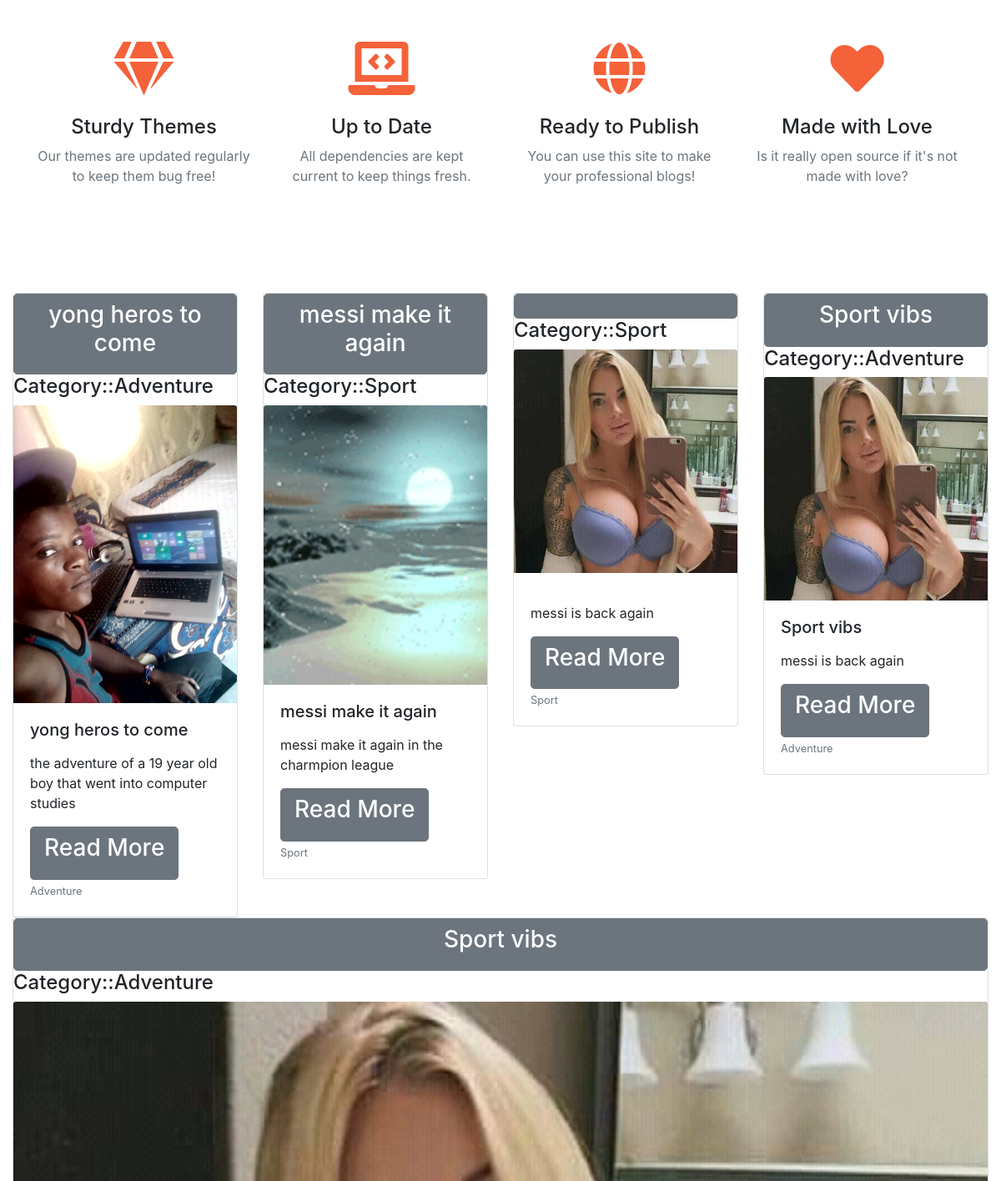
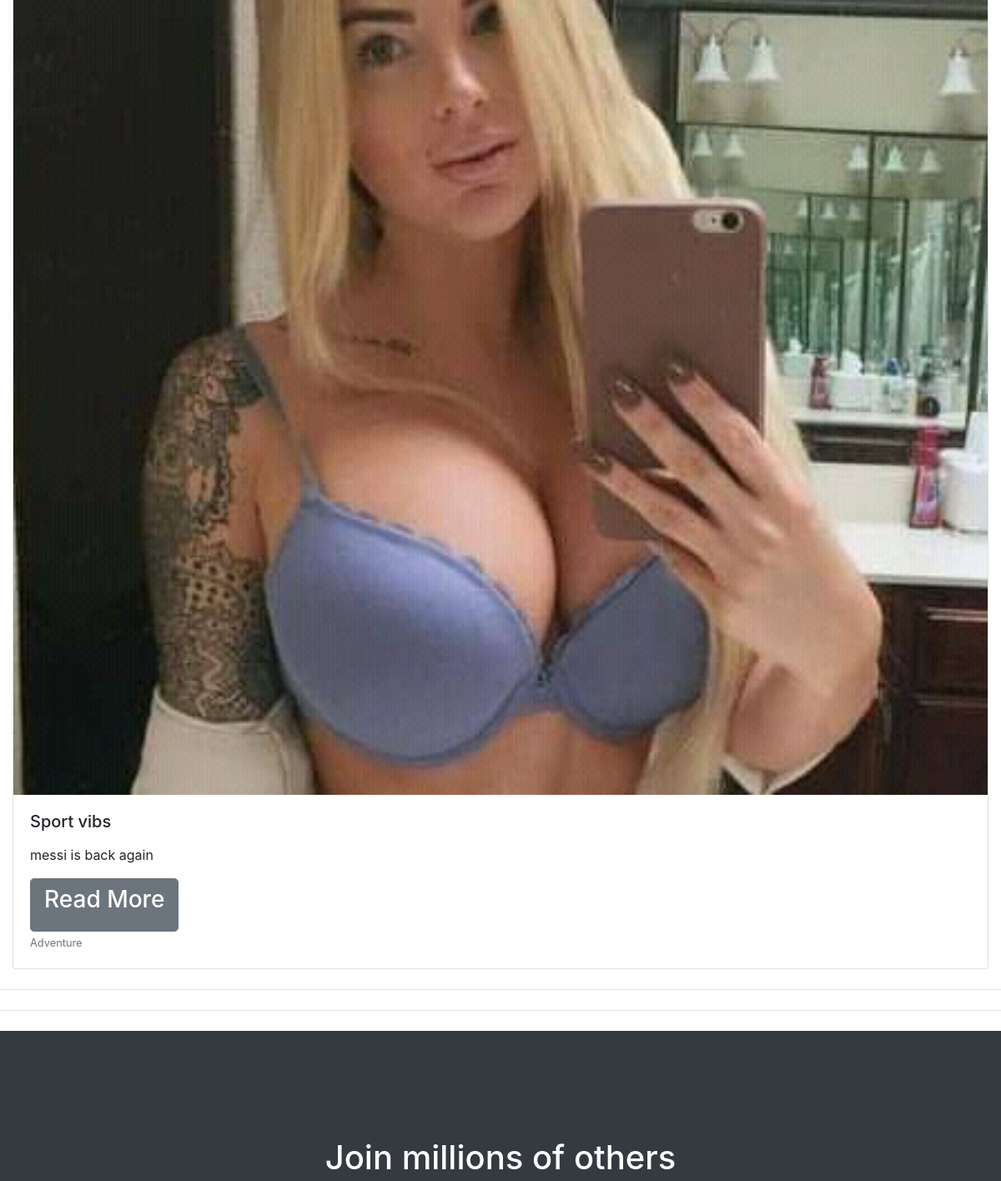
The app's page / (middle part), older data (2 pictures, top to bottom).
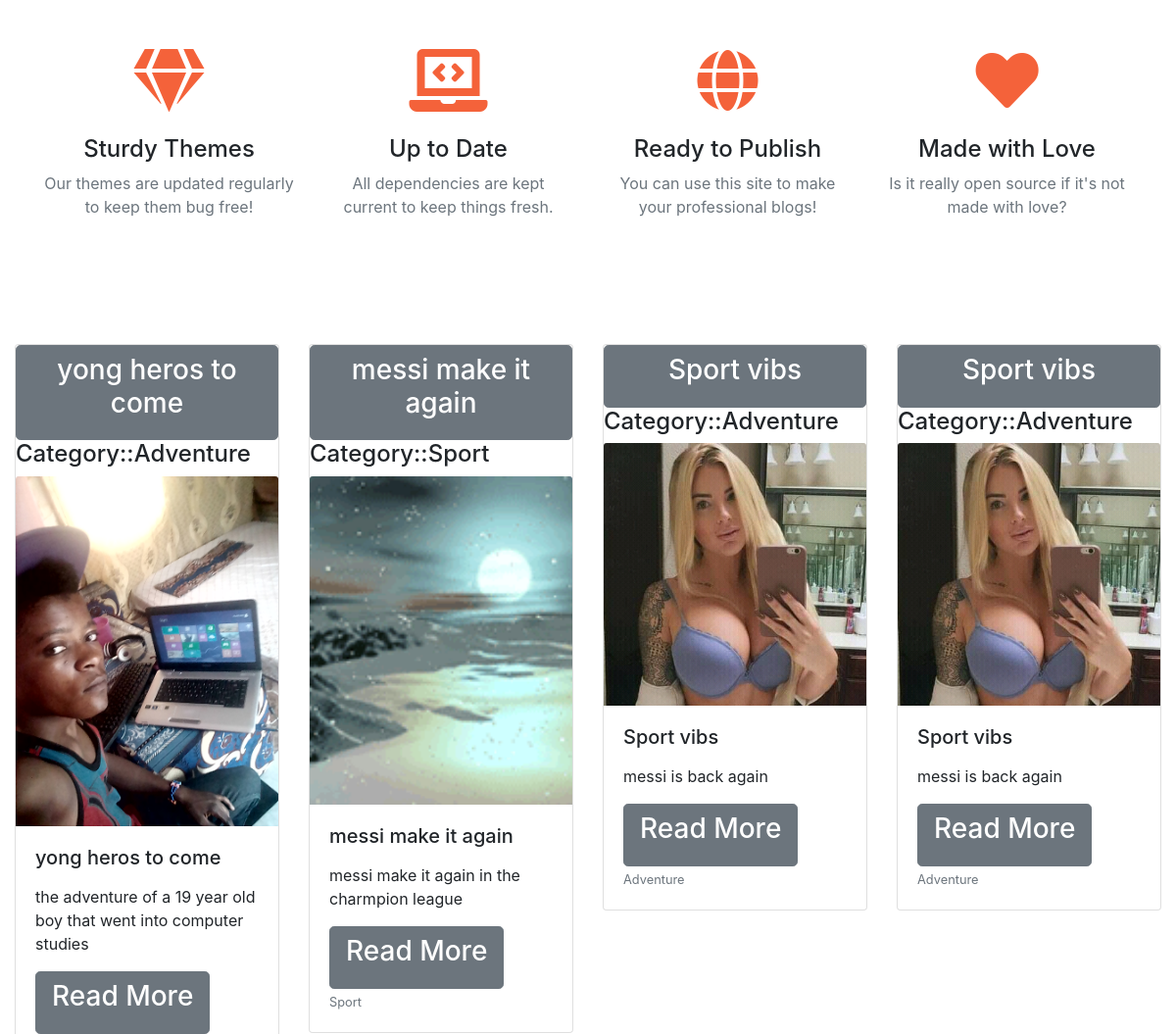
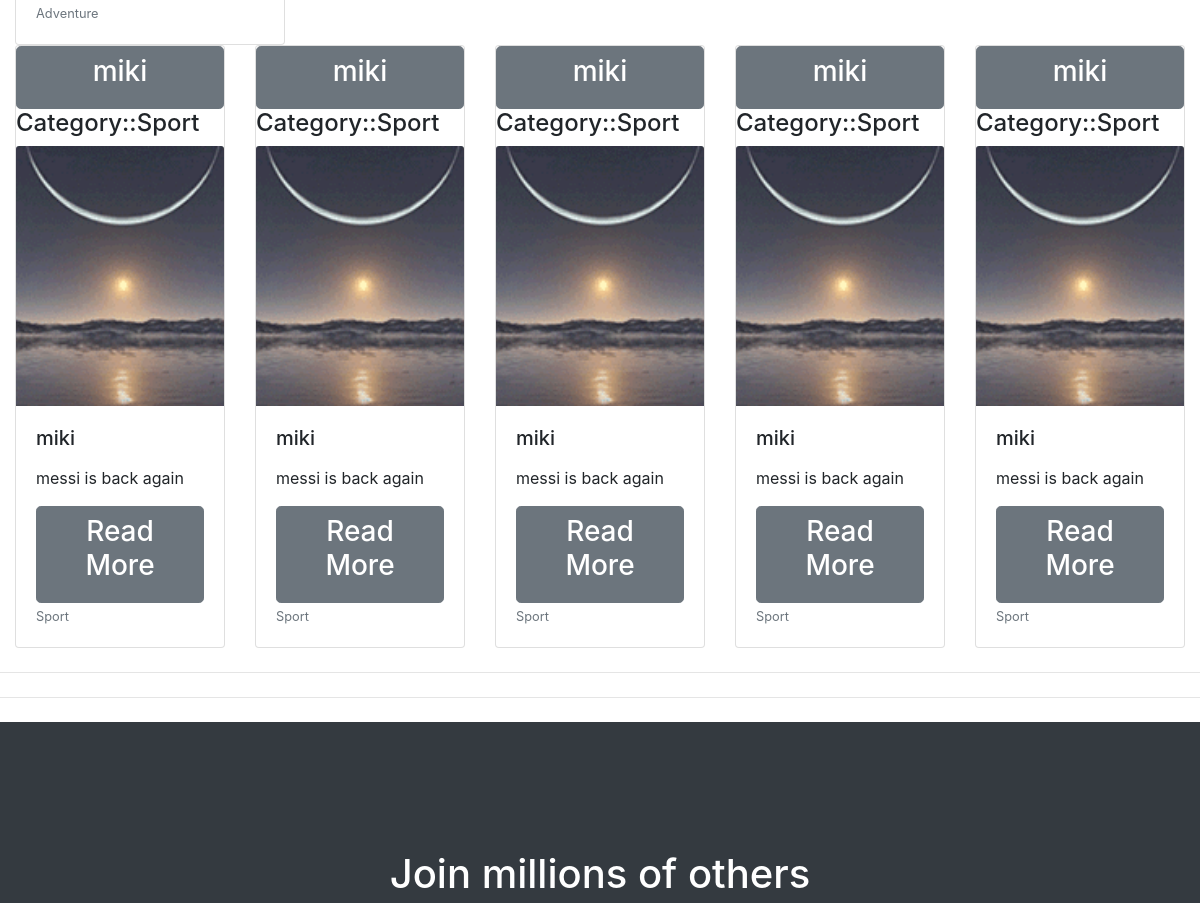
The same page, newer data (2 pictures, top to bottom).
### blog/models.py (models this page shows, shortened)
class Article(models.Model):
    reporter=models.CharField(max_length=100)
    category=models.CharField(max_length=100)
    title=models.CharField(max_length=45)
    headline=models.TextField()
    image=models.ImageField(upload_to='images')
    content=models.TextField()
    date_pub=models.DateTimeField(auto_now_add=True)

### blog/views.py (the view)
# urls.py: path('',views.home,name='home'),
def home(request):
    article=Article.objects.all()
    return render(request,'index.html',{'article':article})

### blog/templates/index.html (shortened to what this page needs)
 {% load static %}
<!DOCTYPE html>
<html lang="en">
<head>
  <link href="{% static 'vendor/fontawesome-free/css/all.min.css' %}" rel="stylesheet" type="text/css">
  <link href="{% static 'vendor/magnific-popup/magnific-popup.css' %}" rel="stylesheet">
  <link href="{% static 'css/creative.min.css' %}" rel="stylesheet">
</head>
<body id="page-top">
  <section class="page-section " id="services" >
    <div class="container">
      <div class="row">
        <div class="col-lg-3 col-md-6 text-center">
          <div class="mt-5">
            <i class="fas fa-4x fa-gem text-primary mb-4"></i>
            <h3 class="h4 mb-2">Sturdy Themes</h3>
            <p class="text-muted mb-0">Our themes are updated regularly to keep them bug free!</p>
          </div>
        </div>
        <div class="col-lg-3 col-md-6 text-center">
          <div class="mt-5">
            <i class="fas fa-4x fa-laptop-code text-primary mb-4"></i>
            <h3 class="h4 mb-2">Up to Date</h3>
            <p class="text-muted mb-0">All dependencies are kept current to keep things fresh.</p>
          </div>
        </div>
        <div class="col-lg-3 col-md-6 text-center">
          <div class="mt-5">
            <i class="fas fa-4x fa-globe text-primary mb-4"></i>
            <h3 class="h4 mb-2">Ready to Publish</h3>
            <p class="text-muted mb-0">You can use this site to make your professional blogs!</p>
          </div>
        </div>
        <div class="col-lg-3 col-md-6 text-center">
          <div class="mt-5">
            <i class="fas fa-4x fa-heart text-primary mb-4"></i>
            <h3 class="h4 mb-2">Made with Love</h3>
            <p class="text-muted mb-0">Is it really open source if it's not made with love?</p>
          </div>
        </div>
      </div>
    </div>
  </section>
<div class="container-fluid form-inline mb-3">
  <div class="row">
    {% for art in article %}
      <div class="col">
        <div class="card-group " >
          <div class="card card-columns ">
            <a href="{% url 'singles' art.id %}" class="btn btn-secondary btn-lg">
            <h3 class="card-title">{{art.title}}</h3> </a>
            <h4>Category::{{art.category}}</h4>
              <img src="{{art.image.url}}" class="card-img-top" alt="{{art.image.url}}">
              <div class="card-body">
                <h5 class="card-title">{{art.title}}</h5>
                <p class="card-text">{{art.headline}}</p>
                <a href="{% url 'singles' art.id %}" class="btn btn-secondary btn-lg">
                <h3 class="card-title">Read More</h3> </a>
                <p class="card-text"><small class="text-muted">{{art.category}}</small></p>
              </div>
          </div>
        </div>
      </div>
    {% endfor %}
</div>
</div>
<div>
    <hr class="divier my-4">
    <hr class="divier my-4">
</div>
  <section class="page-section bg-dark text-white">
    <div class="container text-center ">
    <blockquote>
    <h1>Join millions of others</h1>
  Whether sharing your expertise, breaking news, or whatever’s on your <br>
  mind, you’re in good company on Blogger. Stay on to discover why <br> millions
    </blockquote>
    </div>
  </section>
</body>
</html>

Row changes from the older to the newer data that the page shows:
removed Article: category "Sport", image (picture), headline "messi is back again"
added Article: title "miki", category "Sport", image (picture), headline "messi is back again"
added Article: title "miki", category "Sport", image (picture), headline "messi is back again"
added Article: title "miki", category "Sport", image (picture), headline "messi is back again"
added Article: title "miki", category "Sport", image (picture), headline "messi is back again"
added Article: title "miki", category "Sport", image (picture), headline "messi is back again"
